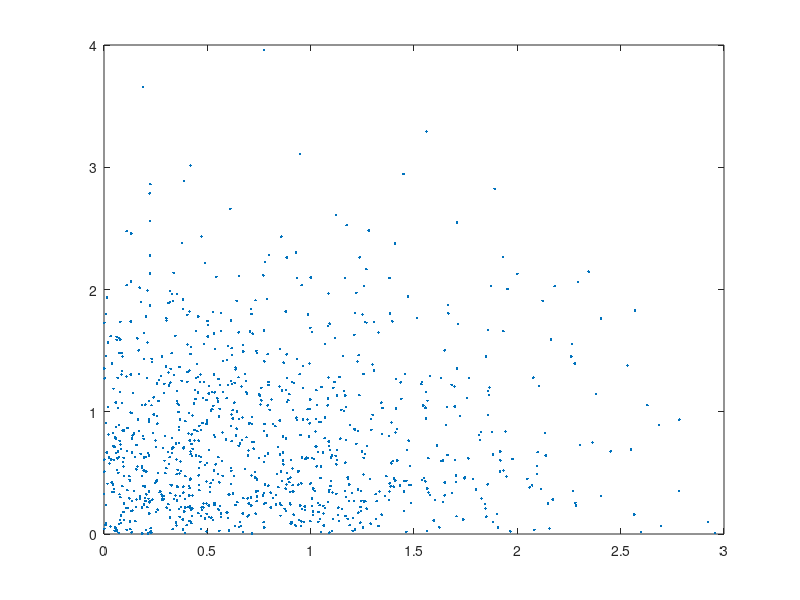
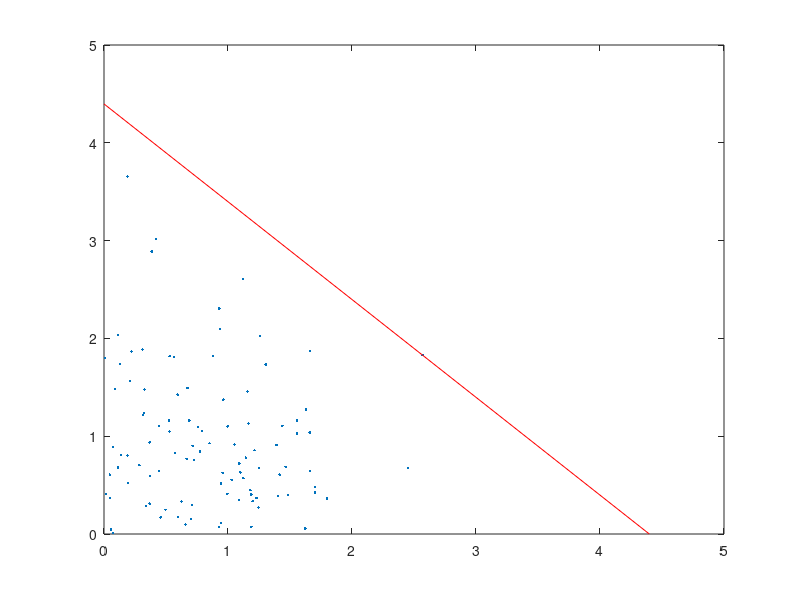

MATLAB code for these plots, in order:
%% Linear Optimisation with Chance Constraints
% Moving plane problem


%% Gaussian distribution Samples and Subsamples
% generate a sample of N constraints fromt this m samples will be selected

N = 1000;  % number of global samples

P = [0 , 0]';           % defines the mean Point for the Gaussian

D = randn(2,N) + P;         % generates 2 by N Gaussian distributed number with mean at P
D = abs(D);             % keeps only positive numbers

m = 100;                % subset of samples
D1 = D(:,1:m);        % first subset 

%% Define plane

c = [1 1]';

d1 = c'*D1;

dmax1 = max(d1);

[~,I1] = max(d1);
x_d1 = D1(:,I1);

Plane_grad1 = -c(1) / c(2);

plane_Y_intercept = x_d1(2) - Plane_grad1*x_d1(1);
plane_X_intercept = -plane_Y_intercept / Plane_grad1;

plane = [0 plane_X_intercept  ; plane_Y_intercept  0];

%% Plots

figure
axis square
plot(D(1,:),D(2,:),'.')         % plots Largest set of random samples

figure
axis square

plot(D1(1,:),D1(2,:),'.')         % plots Largest set of random samples
hold on 
plot(plane(1,:),plane(2,:),'r')

hold off





